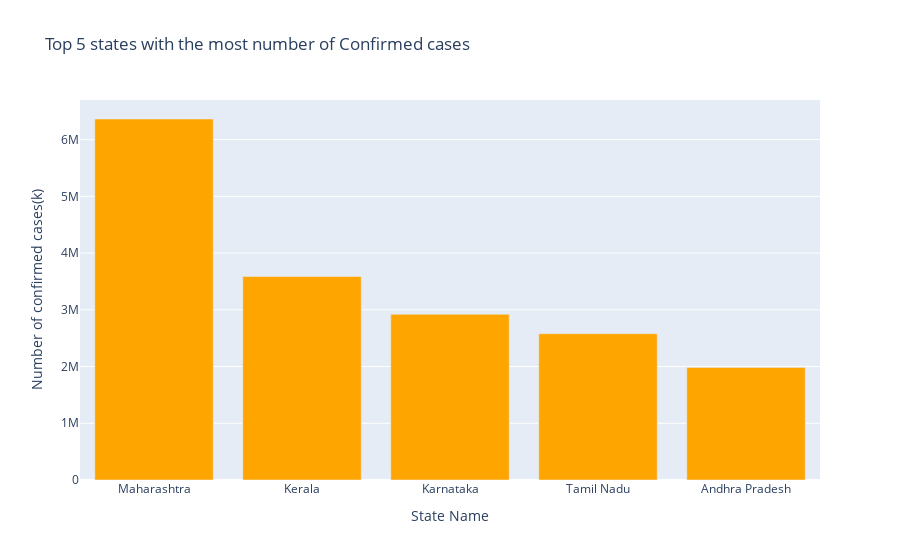

This figure's notebook cell:
### Code cell
# Bar plot for t5_conf

plot2 = px.bar(t5_conf,t5_conf.index,t5_conf.Confirmed,title='Top 5 states with the most number of Confirmed cases',
               labels={t5_conf.index.name:'State Name',t5_conf.Confirmed.name:'Number of confirmed cases(k)'}
               ,color_discrete_sequence=['orange'])
plot2.show()

#hover over the plot line for exact number of cases

### Figure 1 — Plotly figure (JSON) as saved in the notebook; plotly's stock layout.template omitted (floating-point values rounded to 4 significant figures)
{"data": [{"alignmentgroup": "True", "hovertemplate": "State Name=%{x}<br>Number of confirmed cases(k)=%{y}<extra></extra>", "legendgroup": "", "marker": {"color": "orange", "pattern": {"shape": ""}}, "name": "", "offsetgroup": "", "orientation": "v", "showlegend": false, "textposition": "auto", "type": "bar", "x": ["Maharashtra", "Kerala", "Karnataka", "Tamil Nadu", "Andhra Pradesh"], "xaxis": "x", "y": [6363442, 3586693, 2921049, 2579130, 1985182], "yaxis": "y"}], "layout": {"barmode": "relative", "legend": {"tracegroupgap": 0}, "title": {"text": "Top 5 states with the most number of Confirmed cases"}, "xaxis": {"anchor": "y", "domain": [0, 1], "title": {"text": "State Name"}}, "yaxis": {"anchor": "x", "domain": [0, 1], "title": {"text": "Number of confirmed cases(k)"}}}}
